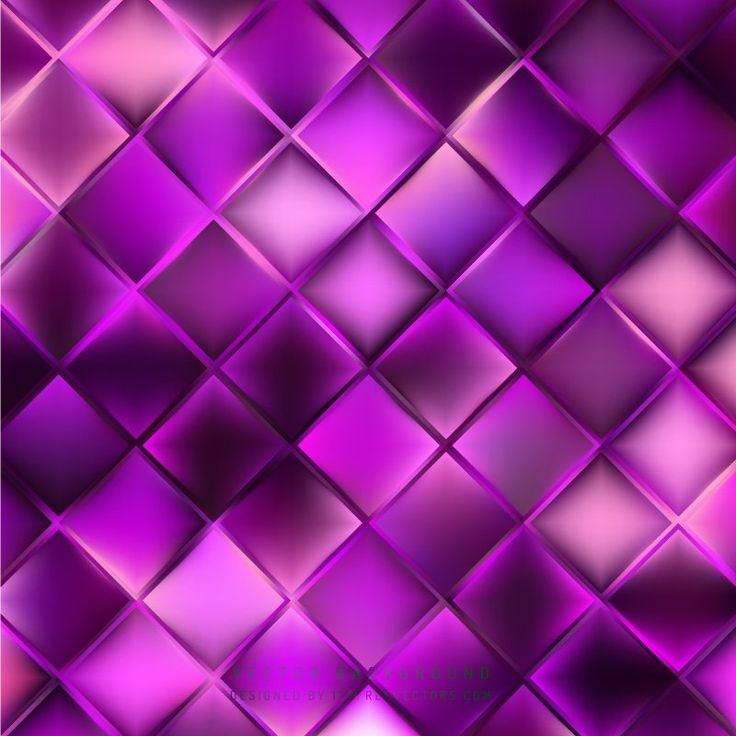
#> input picture TASK2/square.jpg, 736 x 736 px, found by its file name
$ python task2_6.py
#> lines starting #> are read from the running program, lines starting #| are printed output that depends on the picture; after the words box and inside, x2 and y2 are one past the last pixel; in counts of white or black regions, pixels touching at a corner belong together
import cv2

img_path = "C:\\Users\\rishm\\OneDrive\\Desktop\\BUILD\\Fun with image processing\\CV_Builder_Series\\TASK2\\square.jpg"
img = cv2.imread(img_path)
#> img is the input picture: shape (736, 736, 3); mean B, G, R 144.6, 37.9, 144.7
h, w, d = img.shape
#> h = 736; w = 736; d = 3
square_size = 184

img[:, :] = (255, 255, 255)
#> img: shape (736, 736, 3); every value is 255

for i in range(0, h, square_size):
    for j in range(0, w, square_size):
        if (i // square_size + j // square_size) % 2 == 0:
            img[i:i + square_size, j:j + square_size] = (0, 0, 0)  # Set to black
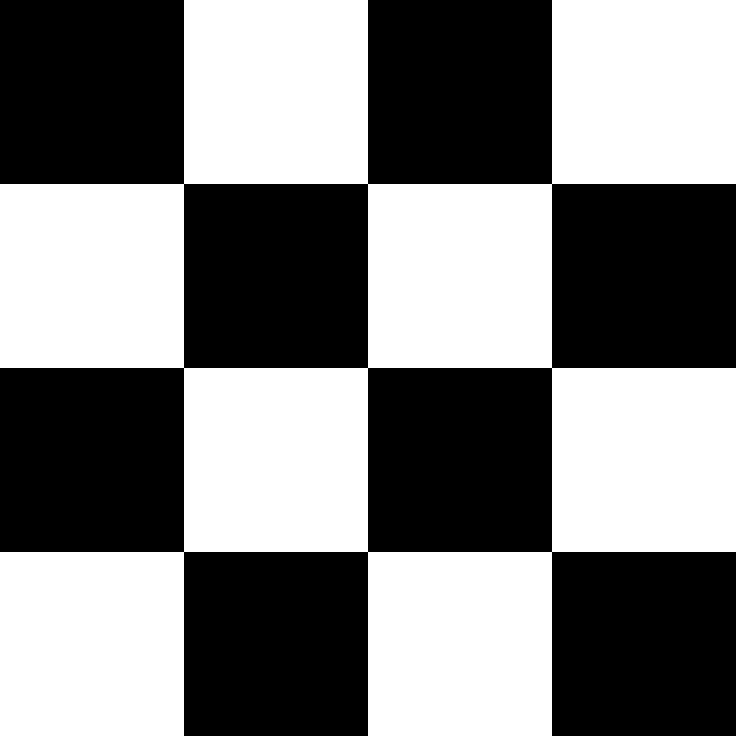
#> img: shape (736, 736, 3); 50% white; 1 white region, box (x1, y1, x2, y2) and area: (0, 0, 736, 736) 270848

fps = 2
width = img.shape[1]
#> width = 736
height = img.shape[0]
#> height = 736
output_file = "C:\\Users\\rishm\\OneDrive\\Desktop\\BUILD\\Fun with image processing\\CV_Builder_Series\\TASK2\\checkerboard.mp4"

output = cv2.VideoWriter(output_file, cv2.VideoWriter_fourcc('m', 'p', '4', 'v'), fps, (width, height))

for i in range(2 * fps):
    output.write(img)

    img = cv2.bitwise_not(img)

output.release()

cap = cv2.VideoCapture(output_file)

while True:
    _, frame = cap.read()
    cv2.imshow('Webcam', frame)

    if cv2.waitKey(1000 // fps) & 0xFF == ord('q'): # Press 'q' to quit the camera (get out of the loop)
#> (key q is pressed here)
        break

cap.release()
cv2.destroyAllWindows()
